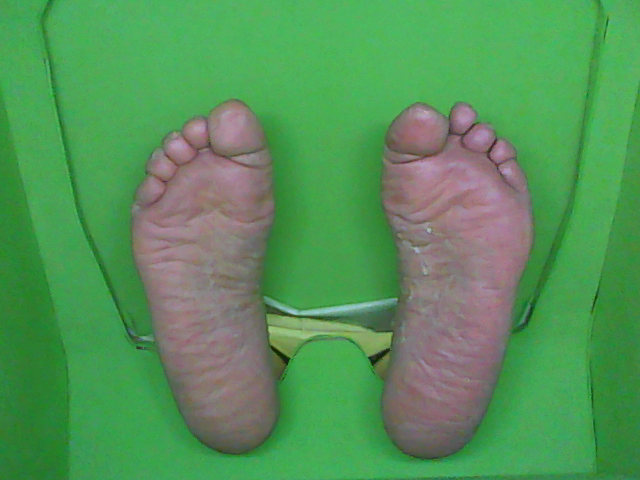
#> input picture GUI/Utils/VIS_301.png, 640 x 480 px
$ python difference.py   (older library calls are emulated)
#> lines starting #> are read from the running program, lines starting #| are printed output that depends on the picture; after the words box and inside, x2 and y2 are one past the last pixel; in counts of white or black regions, pixels touching at a corner belong together
from skimage.feature import peak_local_max
from skimage.morphology import watershed
from scipy import ndimage
from matplotlib import pyplot as plt
import numpy as np
import argparse
import imutils
import cv2

''' Obtiene los contornos de una imagen a color '''
def getContourVisual(img_dir):
#> called with img_dir = './VIS_301.png'
	image_clean = cv2.imread(img_dir)
#> image_clean is the input picture: shape (480, 640, 3); mean B, G, R 88.5, 147.6, 84.8
	image = image_clean.copy()
	''' Promedia los colores de los pixeles '''
	shifted = cv2.pyrMeanShiftFiltering(image, 15, 23)
	filt = cv2.cvtColor(image, cv2.COLOR_BGR2HSV)
#> filt: shape (480, 640, 3); mean H, S, V 72.7, 121.2, 152.5
	filt = cv2.inRange(filt, (40, 0, 0), (80, 255, 255))
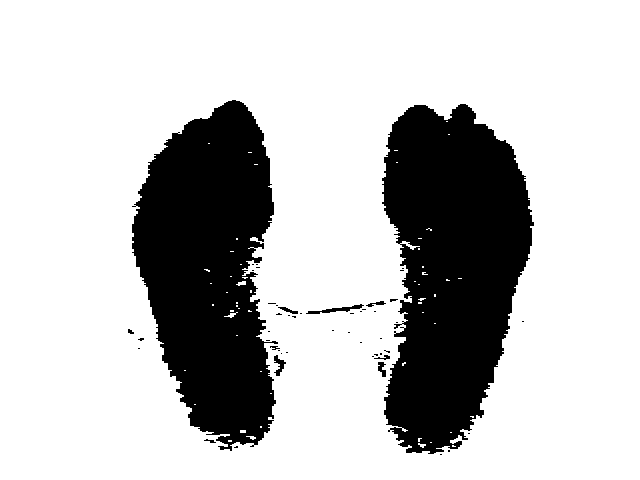
#> filt: shape (480, 640); 76.2% white; 49 black regions (38 under 20 px), largest, box (x1, y1, x2, y2) and area: (382, 104, 534, 454) 37680, (132, 100, 278, 451) 34708, (306, 304, 364, 314) 186

	thresh = cv2.threshold(filt, 67, 255, cv2.THRESH_BINARY_INV)[1]
#> thresh: shape (480, 640); 23.8% white; 49 white regions (38 under 20 px)

	''' Luego se trazan todos los contornos...'''
	cnts = cv2.findContours(thresh.copy(), cv2.RETR_EXTERNAL,
		cv2.CHAIN_APPROX_SIMPLE)
#> cnts = 49 contours, 42 with area under 20; largest, box (x1, y1, x2, y2) and area: (382, 104, 534, 454) 37216, (132, 100, 278, 451) 34260, (306, 304, 364, 314) 126, (274, 355, 286, 376) 80, (378, 362, 386, 377) 52, (278, 307, 298, 314) 37, (366, 301, 386, 307) 30
	cnts = imutils.grab_contours(cnts)

	longest = [[], []]

	''' ...y nos quedamos con el/los contornos mas largos '''
	for cont in cnts:
		if len(cont) > len(longest[0]):
			longest[1] = longest[0]
			longest[0] = cont
		elif len(cont) > len(longest[1]):
			longest[1] = cont
#> this loop made 49 passes
#> cont on passes 1, 2, 5, 7, 11, 12, 13, 15, 16, 18, 19, 20: [[440, 454], [441, 454]], [[448, 450], [448, 451], [449, 451], [449, 450]], [[468, 433], [469, 433]], [[372, 356], [373, 356]], [[380, 353], [380, 354], [381, 354], [381, 353]], [[281, 353]], [[286, 352], [287, 352]], [[278, 350], [279, 350]], [[138, 348], [139, 348]], [[360, 342], [361, 342]], [[266, 340], [269, 340]], [[380, 338], [381, 338]]
#> after the loop, longest = 2 contours; box (x1, y1, x2, y2) and area: (382, 104, 534, 454) 37216, (132, 100, 278, 451) 34260

	hulls = [cv2.convexHull(longest[0], False), cv2.convexHull(longest[1], False)]
#> hulls = 2 contours; box (x1, y1, x2, y2) and area: (382, 104, 534, 454) 42359, (132, 100, 278, 451) 38885
	cv2.drawContours(image, [hulls[0]], -1, (0, 255, 0), 2)
	cv2.drawContours(image, [hulls[1]], -1, (0, 255, 0), 2)
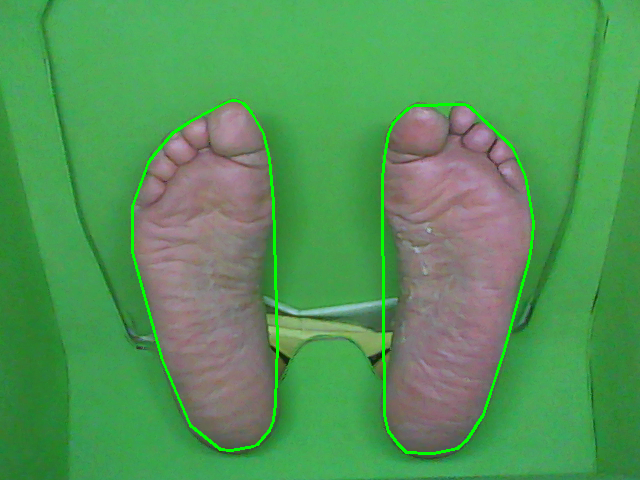
#> image: shape (480, 640, 3); mean B, G, R 87.3, 149.9, 83.4

	#ensures that the 'left' foot will be transpose
	if hulls[0][0][0][0] > hulls[1][0][0][0]:
#> (the run stopped early here; a loop or call above may not have finished)

$ run again, with GUI/Utils/VIS_1.png copied over GUI/Utils/VIS_301.png
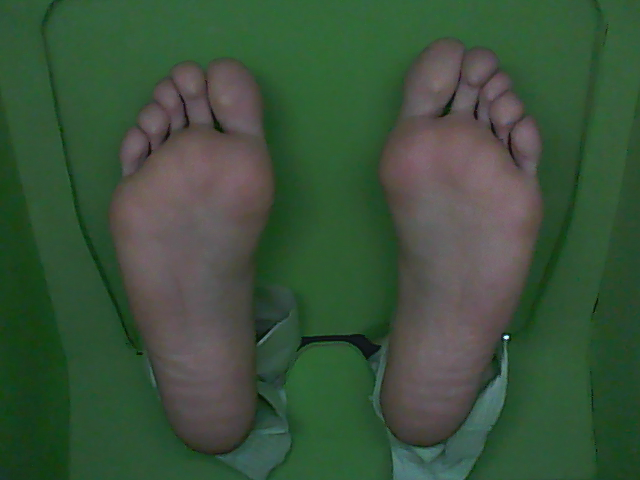
#> input picture GUI/Utils/VIS_1.png, 640 x 480 px
#> in getContourVisual, image_clean is the input picture: shape (480, 640, 3); mean B, G, R 58.7, 82.5, 58.4
#> in getContourVisual, `filt = cv2.inRange(filt, (40, 0, 0), (80, 255, 255))`:
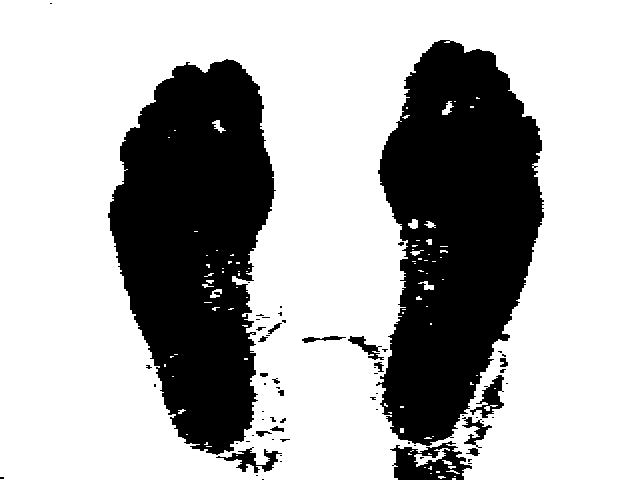
#> filt: shape (480, 640); 69.1% white; 66 black regions (47 under 20 px), largest, box (x1, y1, x2, y2) and area: (376, 40, 544, 446) 45640, (108, 59, 276, 455) 44680, (390, 441, 472, 480) 1842
#> thresh: shape (480, 640); 30.9% white; 66 white regions (47 under 20 px)
#> cnts = 65 contours, 51 with area under 20; largest, box (x1, y1, x2, y2) and area: (376, 40, 544, 446) 45544, (108, 59, 276, 455) 44396, (390, 441, 472, 480) 2047, (470, 375, 504, 418) 509, (216, 447, 282, 473) 445
#> the loop in getContourVisual, `for cont in cnts:` made 65 passes
#> cont on passes 1, 2, 3, 4, 5, 7, 10, 11: [[262, 479], [263, 479]], [[0, 477], [0, 478], [3, 478], [3, 477]], [[256, 475], [257, 475]], [[468, 463], [471, 463]], [[280, 461], [281, 461]], [[280, 455], [281, 455]], [[414, 445], [415, 445]], [[236, 443], [237, 443]]
#> after the loop in getContourVisual, `for cont in cnts:`: longest = 2 contours; box (x1, y1, x2, y2) and area: (376, 40, 544, 446) 45544, (108, 59, 276, 455) 44396
#> hulls = 2 contours; box (x1, y1, x2, y2) and area: (376, 40, 544, 446) 51907, (108, 59, 276, 455) 49094
#> in getContourVisual, `cv2.drawContours(image, [hulls[1]], -1, (0, 255, 0), 2)`:
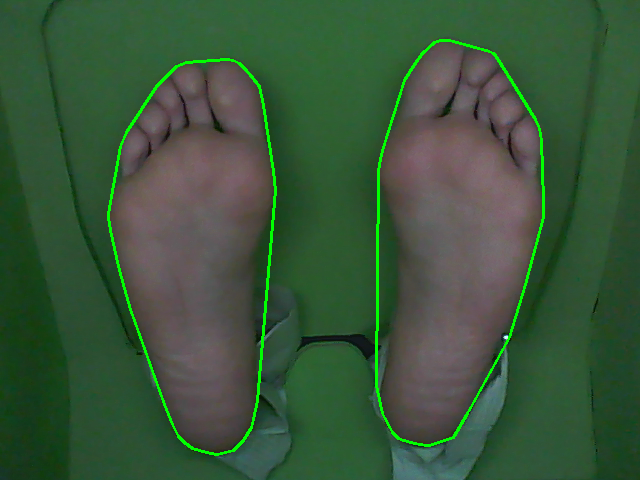
#> image: shape (480, 640, 3); mean B, G, R 57.9, 85.9, 57.6
